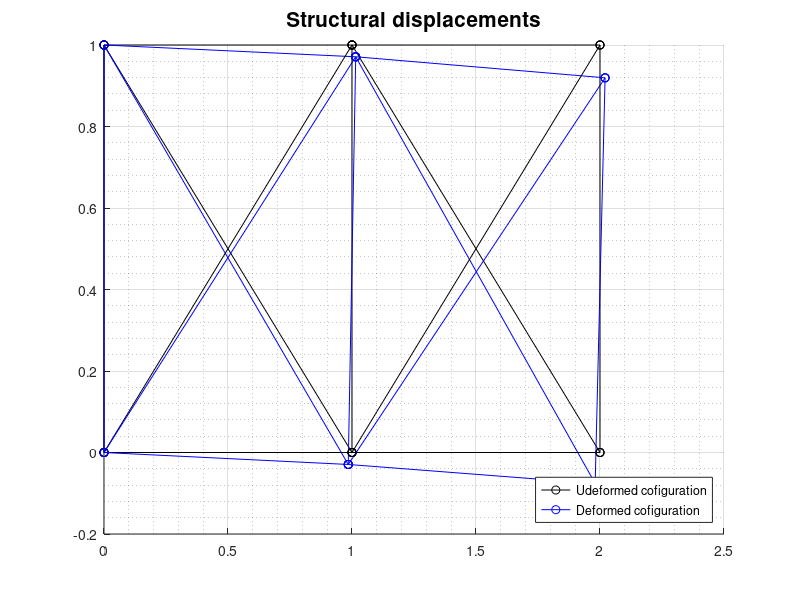
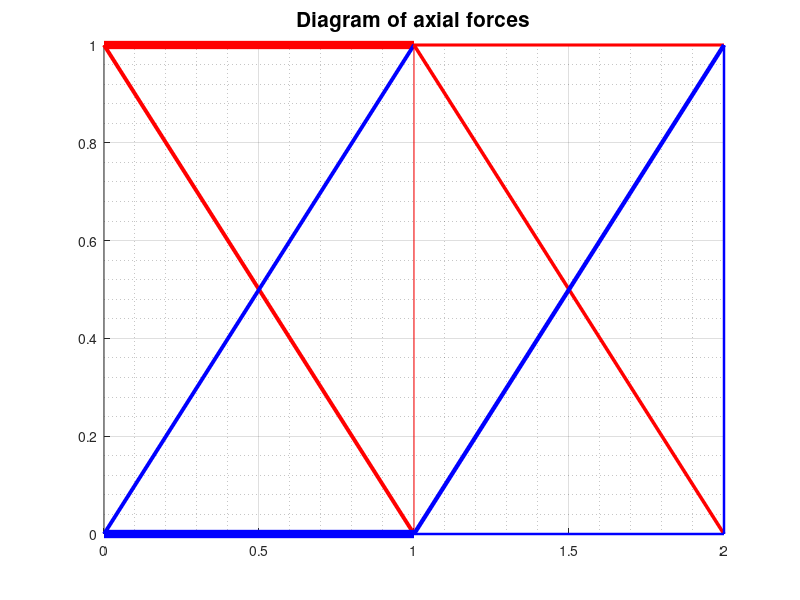

Recreate these plots in MATLAB, in order. (Note: this script raises an error after producing the figures.)
%%% 2D truss structure %%%
% Nodal coordinates
% xi yi
nodes = [0 1; % node 1
        0 0; % node 2 we assume a nominal distance a=1 (**)
        1 1; % node 3
        1 0; % node 4
        2 1; % node 5
        2 0]; % node 6
    
n = size(nodes,1); % number of nodes
% Elements
% i j EA we assume a nominal EAo=1 (**)
elem = [1 3 1; % element 1
        3 5 1; % element 2 (the elements have same EA, not same k!)
        1 2 1; % element 3
        1 4 1; % element 4
        2 3 1; % element 5
        3 4 1; % element 6
        3 6 1; % element 7
        4 5 1; % element 8
        5 6 1; % element 9
        2 4 1; % element 10
        4 6 1]; % element 11
        
m = size(elem,1); % number of elements
% Stiffness matrix
K = zeros(2*n,2*n);
% vector of stiffnesses, angles of inclination, and stiffness matrix;
for q = 1:m
    i = elem(q,1); xi = nodes(i,1); yi = nodes(i,2); % extracting the coordinates of the nodes of pertinence
    j = elem(q,2); xj = nodes(j,1); yj = nodes(j,2);
    L = sqrt((xj-xi)^2+(yj-yi)^2); Lv(q)=L;
    kq = elem(q,3)/L; % stiffness
    tht = atan((yj-yi)/(xj-xi)); % angle
    Ne = kq*[-cos(tht);-sin(tht);cos(tht);sin(tht)];
    %-- alternative path
    qv = ([xj;yj]-[xi;yi])/norm([xj;yj]-[xi;yi]);
    Ne = (kq*[-qv;qv]);
    %--
    Nev(q,:) = Ne;
    Ke = 1/kq*Ne*Ne';
    edofs = [2*i-1,2*i,2*j-1,2*j];
    K(edofs,edofs) = K(edofs,edofs)+Ke;
end
% Boundary conditions
fix_dofs = [1 2 3 4]; % dofs constrained to be 0
free_dofs = setdiff([1:2*n],fix_dofs); % the total number of dofs is 2*n (2 per node); this function curtails the dofs that are not
% constrained
% Loads
% To respect the condition of linear elasticity we need to apply a load that is small enough to leave a strain no bigger than 1%
% (**) If you do some calculations you will find that the nominal strain is eo = Po/EAo, where Po is the nominal load;
% Let us assume eo = 1% = 0.01; Hence the nominal load becomes Po = 0.01 EAo

Po = 0.01;
f = [0 0 0 0 0 0 0 0 0 -Po 0 0]; % Load 1 condition
%f = [0 0 0 0 0 0 0 0 0 0 0 -Po]; % Load 2 condition

% Solution
u = zeros(2*n,1); % the function 'zeros' gives a matrix by defauls, if one of the sizes is 1, that gives a tensor
u(free_dofs) = f(free_dofs)/K(free_dofs,free_dofs);
% Plot results
figure(1)
hold on
grid on
grid minor
figure(2)
hold on
grid on
grid minor
for q =1:m
    i = elem(q,1); j = elem(q,2);
    xi = nodes(i,1); yi = nodes(i,2); % undeformed configuration
    xj = nodes(j,1); yj = nodes(j,2);
    xid = xi+u(2*i-1); yid = yi+u(2*i); % deformed configuration
    xjd = xj+u(2*j-1); yjd = yj+u(2*j);
    figure(1)
    % undeformed; deformed;
    plot([xi,xj],[yi,yj],'k-o',[xid,xjd],[yid,yjd],'b-o')
    figure(2)
    Neq = Nev(q,:);
    edofs = [2*i-1,2*i,2*j-1,2*j];
    Nq = Neq*u(edofs);
    Nv(q) = Nq;
    if Nq > 0
        plot([xi,xj],[yi,yj],'r','LineWidth',Nq*400) % If the axial force is positive, i.e. it creates tension, then the color is red;
        % The thickness of the line is proportional to the magnitude of the force
    elseif Nq < 0
        plot([xi,xj],[yi,yj],'b','LineWidth',abs(Nq)*400) % If the axial force is negative, the color of the line is blue;
    end
end
figure(1)
title('Structural displacements','fontsize',15)
legend({'Udeformed cofiguration','Deformed cofiguration'},'Location','southeast')
figure(2)
title('Diagram of axial forces','fontsize',15);
Figure 1 Figure 2
